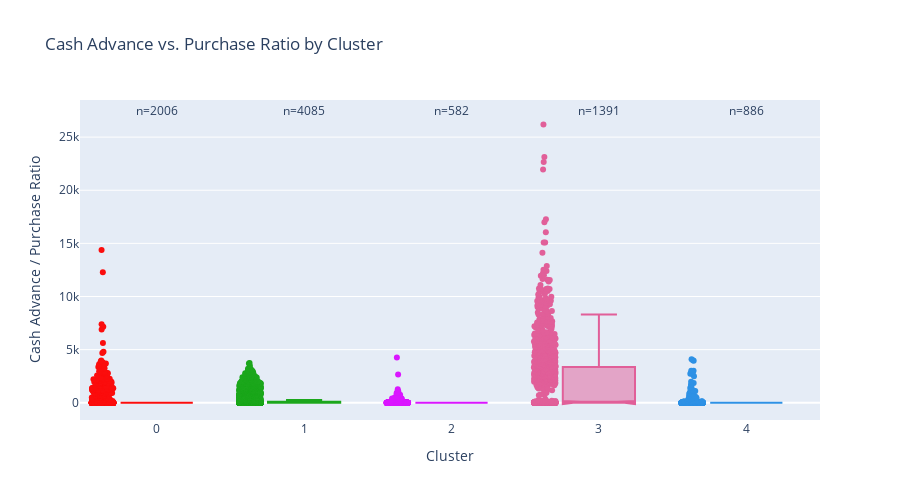

The notebook cell this image was saved under:
### Code cell
fig3 = visualizer.plot_cash_advance_ratio()
fig3.show()

### Figure 1 — Plotly figure (JSON) as saved in the notebook; plotly's stock layout.template omitted (floating-point values rounded to 4 significant figures; data arrays with more than 128 entries replaced by an {"elided": "..."} marker saying what was removed)
{"data": [{"alignmentgroup": "True", "boxpoints": "all", "hovertemplate": "RISK_CLUSTER=%{x}<br>CASH_VS_PURCHASE_RATIO=%{y}<extra></extra>", "legendgroup": "4", "marker": {"color": "#2E91E5"}, "name": "4", "notched": true, "offsetgroup": "4", "orientation": "v", "showlegend": true, "type": "box", "x": {"elided": "886 int values"}, "x0": " ", "xaxis": "x", "y": {"elided": "886 float values"}, "y0": " ", "yaxis": "y"}, {"alignmentgroup": "True", "boxpoints": "all", "hovertemplate": "RISK_CLUSTER=%{x}<br>CASH_VS_PURCHASE_RATIO=%{y}<extra></extra>", "legendgroup": "3", "marker": {"color": "#E15F99"}, "name": "3", "notched": true, "offsetgroup": "3", "orientation": "v", "showlegend": true, "type": "box", "x": {"elided": "1391 int values"}, "x0": " ", "xaxis": "x", "y": {"elided": "1391 float values"}, "y0": " ", "yaxis": "y"}, {"alignmentgroup": "True", "boxpoints": "all", "hovertemplate": "RISK_CLUSTER=%{x}<br>CASH_VS_PURCHASE_RATIO=%{y}<extra></extra>", "legendgroup": "1", "marker": {"color": "#1CA71C"}, "name": "1", "notched": true, "offsetgroup": "1", "orientation": "v", "showlegend": true, "type": "box", "x": {"elided": "4085 int values"}, "x0": " ", "xaxis": "x", "y": {"elided": "4085 float values"}, "y0": " ", "yaxis": "y"}, {"alignmentgroup": "True", "boxpoints": "all", "hovertemplate": "RISK_CLUSTER=%{x}<br>CASH_VS_PURCHASE_RATIO=%{y}<extra></extra>", "legendgroup": "0", "marker": {"color": "#FB0D0D"}, "name": "0", "notched": true, "offsetgroup": "0", "orientation": "v", "showlegend": true, "type": "box", "x": {"elided": "2006 int values"}, "x0": " ", "xaxis": "x", "y": {"elided": "2006 float values"}, "y0": " ", "yaxis": "y"}, {"alignmentgroup": "True", "boxpoints": "all", "hovertemplate": "RISK_CLUSTER=%{x}<br>CASH_VS_PURCHASE_RATIO=%{y}<extra></extra>", "legendgroup": "2", "marker": {"color": "#DA16FF"}, "name": "2", "notched": true, "offsetgroup": "2", "orientation": "v", "showlegend": true, "type": "box", "x": {"elided": "582 int values"}, "x0": " ", "xaxis": "x", "y": {"elided": "582 float values"}, "y0": " ", "yaxis": "y"}], "layout": {"annotations": [{"showarrow": false, "text": "n=2006", "x": 0, "y": 27500.0}, {"showarrow": false, "text": "n=4085", "x": 1, "y": 27500.0}, {"showarrow": false, "text": "n=582", "x": 2, "y": 27500.0}, {"showarrow": false, "text": "n=1391", "x": 3, "y": 27500.0}, {"showarrow": false, "text": "n=886", "x": 4, "y": 27500.0}], "boxmode": "overlay", "height": 500, "legend": {"title": {"text": "RISK_CLUSTER"}, "tracegroupgap": 0}, "showlegend": false, "title": {"text": "Cash Advance vs. Purchase Ratio by Cluster"}, "xaxis": {"anchor": "y", "categoryarray": [4, 3, 1, 0, 2], "categoryorder": "array", "domain": [0, 1], "title": {"text": "Cluster"}}, "yaxis": {"anchor": "x", "domain": [0, 1], "title": {"text": "Cash Advance / Purchase Ratio"}}}}
